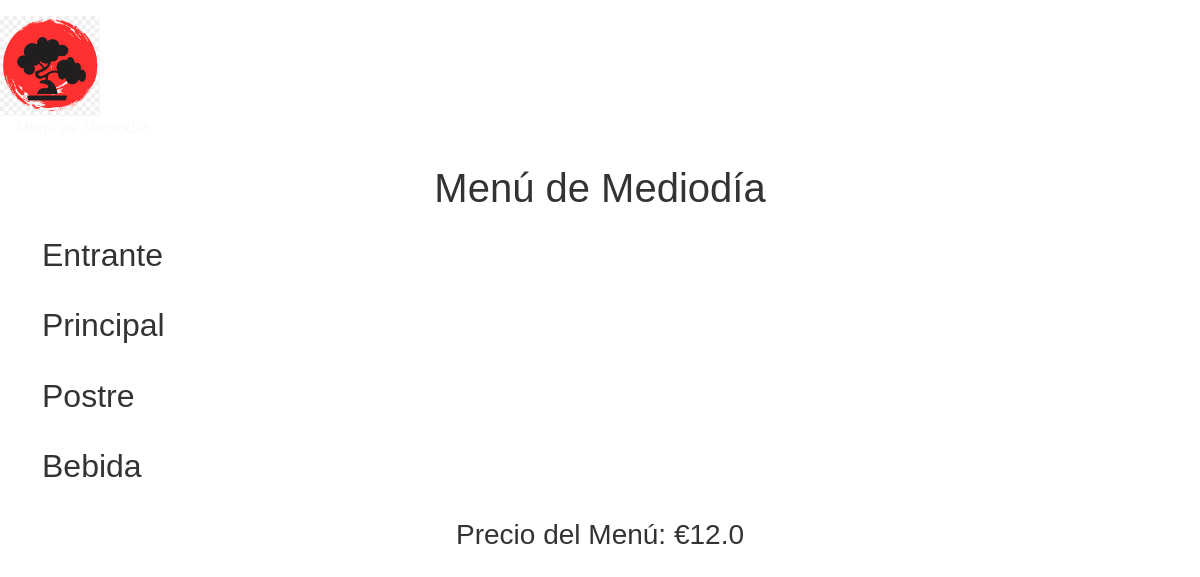
/pagina/10, run on the app's committed database.
### tables this page shows
CREATE TABLE Configuracion (
                id INTEGER PRIMARY KEY AUTOINCREMENT,
                clave TEXT UNIQUE NOT NULL,
                valor TEXT NOT NULL
            );

CREATE TABLE PaginasPersonalizadas (
            id INTEGER PRIMARY KEY AUTOINCREMENT,
            titulo TEXT NOT NULL,
            precio REAL
            );

### main.py (the view)
@app.route('/pagina/<int:id>')
def ver_pagina(id):
    with get_db() as db:
        pagina = db.execute(text('SELECT * FROM PaginasPersonalizadas WHERE id = :id'), {'id': id}).fetchone()
        paginas = db.execute(text("SELECT id, titulo FROM PaginasPersonalizadas")).fetchall()
        logo_url = obtener_logo()
        if pagina:
            platos_por_categoria = {
                'entrante': [],
                'principal': [],
                'postre': [],
                'bebida': []
            }
            platos = db.execute(text('''
                SELECT Platos.* FROM Platos
                JOIN PlatosVisibilidad ON Platos.id = PlatosVisibilidad.plato_id
                WHERE PlatosVisibilidad.pagina_id = :pagina_id
                AND PlatosVisibilidad.visible = 1
            '''), {'pagina_id': id}).fetchall()
            for plato in platos:
                categoria = plato.categoria
                if categoria in platos_por_categoria:
                    platos_por_categoria[categoria].append(plato)
            return render_template('ver_pagina.html', logo_url= logo_url, paginas=paginas, pagina={
                "id": pagina.id,
                "titulo": pagina.titulo,
                "platos_por_categoria": platos_por_categoria,
                "precio": pagina.precio
            })
        else:
            flash("Página no encontrada.", 'danger')
            return redirect(url_for('admin_interface'))

### db.py (called while the page is built)
@contextmanager
def get_db():
    db = SessionLocal()
    try:
        yield db
    finally:
        db.close()

def obtener_logo():
    with get_db() as db:
        result = db.execute(text("SELECT valor FROM Configuracion WHERE clave = 'logo'")).fetchone()
        if result:
            return result[0]
    return None

### templates/ver_pagina.html (shortened to what this page needs)
<!DOCTYPE html>
<html lang="es">
<head>
    <link rel="stylesheet" href="https://cdn.jsdelivr.net/npm/bootstrap@5.3.0/dist/css/bootstrap.min.css">
    <link rel="stylesheet" href="{{ url_for('dynamic_css') }}">
</head>
<body>
    <div class="custom-button-container mt-3">
    <div class="me-3">
        {% if logo_url %}
        <a href="{{ url_for('home') }}" class="custom-button-image">
            <img src="{{ logo_url }}" alt="Logo del Restaurante" class="logo" style="max-width: 200px; max-height: 100px;">
        </a>
        {% else %}
        <a href="{{ url_for('home') }}" class="custom-button">{{ restaurant_name }}</a>
        {% endif %}
    </div>
        <div class="d-flex">
            {% for pagina in paginas %}
                <a class="nav-link text-light mx-3" href="{{ url_for('ver_pagina', id=pagina.id) }}">{{ pagina.titulo }}</a>
            {% endfor %}
        </div>
    </div>
    <div class="container mt-4">
        <h1 class="text-center">{{ pagina.titulo }}</h1>
        {% for categoria, platos in pagina.platos_por_categoria.items() %}
            <h2 class="mt-4">{{ categoria|capitalize }}</h2>
        {% endfor %}
        <h3 class="text-center mt-4">Precio del Menú: €{{ pagina.precio }}</h3>
    </div>
</body>
</html>

### data on the page
Configuracion: valor (picture)
PaginasPersonalizadas: titulo "Menú de Mediodía", precio "12.0"

### other printed values
{{ categoria|capitalize }} "Entrante" "Principal" "Postre" "Bebida"
